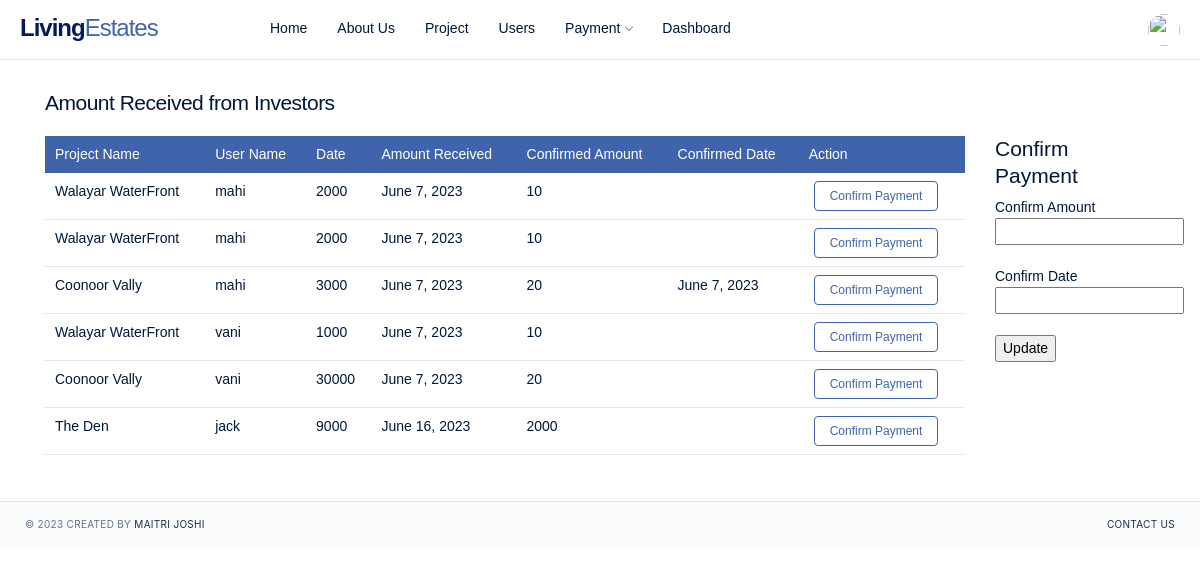
The app's page /payment_received_update/1 with its own data.
### app/models.py (models this page shows, shortened)
class My_Investment(models.Model):
    amount_invested=models.CharField(max_length=20,default='00')
    amount_received=models.CharField(max_length=20,default='00')
    roi=models.CharField(max_length=10)
    date_of_invested = models.DateField(auto_now_add=True)
    date_of_received = models.CharField(max_length=30)
    project_name=models.CharField(max_length=100)
    username=models.CharField(max_length=20)

### app/views.py (the view)
# urls.py: path('payment_received_update/<int:id>', views.payment_received_update, name='payment_received_update'),
def payment_received_update(request,id=None):
    if request.method=='POST':
        flag=1
        amt=request.POST['amt']
        date=request.POST['date']
        d=My_Investment.objects.filter(id=id).values().update(amount_received=amt,date_of_received=date)
        data=My_Investment.objects.all()
        return render(request,'payment_received.html',{'data':data})
    else:
        data=My_Investment.objects.all()
        return render(request,'payment_received_update.html',{'data':data,'flag':''})

### TEMPLATES/payment_received_update.html (shortened to what this page needs)
{% extends 'base_admin.html'%}
{% block payment_received %}
<div class="content content-fixed content-auth">
    <div class="container">
        <div class="d-sm-flex align-items-center justify-content-between mg-b-20 mg-lg-b-25 mg-xl-b-20">
            <div>
                <h4 class="mg-b-0 tx-spacing--1">Amount Received from Investors</h4>
            </div>
        </div>
        <div class="row">
            <div class="col-lg-10">
                <div class="table-responsive">
                    <table class="table">
                        <thead class="thead-primary">
                            <tr>
                                <th>Project Name</th>
                                <th>User Name</th>
                                <th>Date</th>
                                <th>Amount Received</th>
                                <th>Confirmed Amount</th>
                                <th>Confirmed Date</th>
                                <th>Action</th>
                            </tr>
                        </thead>
                        <tbody>
                            {%for i in data%}
                            <tr>
                                <td>{{i.project_name}}</td>
                                <td>{{i.username}}</td>
                                <td>{{i.amount_invested}}</td>
                                <td>{{i.date_of_invested}}</td>
                                <td>{{i.amount_received}}</td>
                                <td>{{i.date_of_received}}</td>
                                <td><a href="{%url 'payment_received_update' i.id%}" class="btn btn-xs btn-outline-facebook mg-l-5">Confirm Payment</a></td>
                            </tr>
                            {%endfor%}
                        </tbody>
                    </table>
                </div>
            </div>
            <div class="col-lg-2">
                {% block update%}
                <H4 >Confirm Payment</H4>
                <form action="" method="POST">
                    Confirm Amount <input type="text" name="amt"><br><br>
                    Confirm Date <input type="text" name="date"><br><br>
                    <input type="submit" value="Update">
                </form>
                {%endblock%}
            </div>
        </div>
    </div>
</div>
{%endblock%}

### records on screen
My_Investment: project_name "Walayar WaterFront", username "mahi", amount_invested "2000", date_of_invested "June 7, 2023", amount_received "10"
My_Investment: project_name "Walayar WaterFront", username "mahi", amount_invested "2000", date_of_invested "June 7, 2023", amount_received "10"
My_Investment: project_name "Coonoor Vally", username "mahi", amount_invested "3000", date_of_invested "June 7, 2023", amount_received "20", date_of_received "June 7, 2023"
My_Investment: project_name "Walayar WaterFront", username "vani", amount_invested "1000", date_of_invested "June 7, 2023", amount_received "10"
My_Investment: project_name "Coonoor Vally", username "vani", amount_invested "30000", date_of_invested "June 7, 2023", amount_received "20"
My_Investment: project_name "The Den", username "jack", amount_invested "9000", date_of_invested "June 16, 2023", amount_received "2000"
